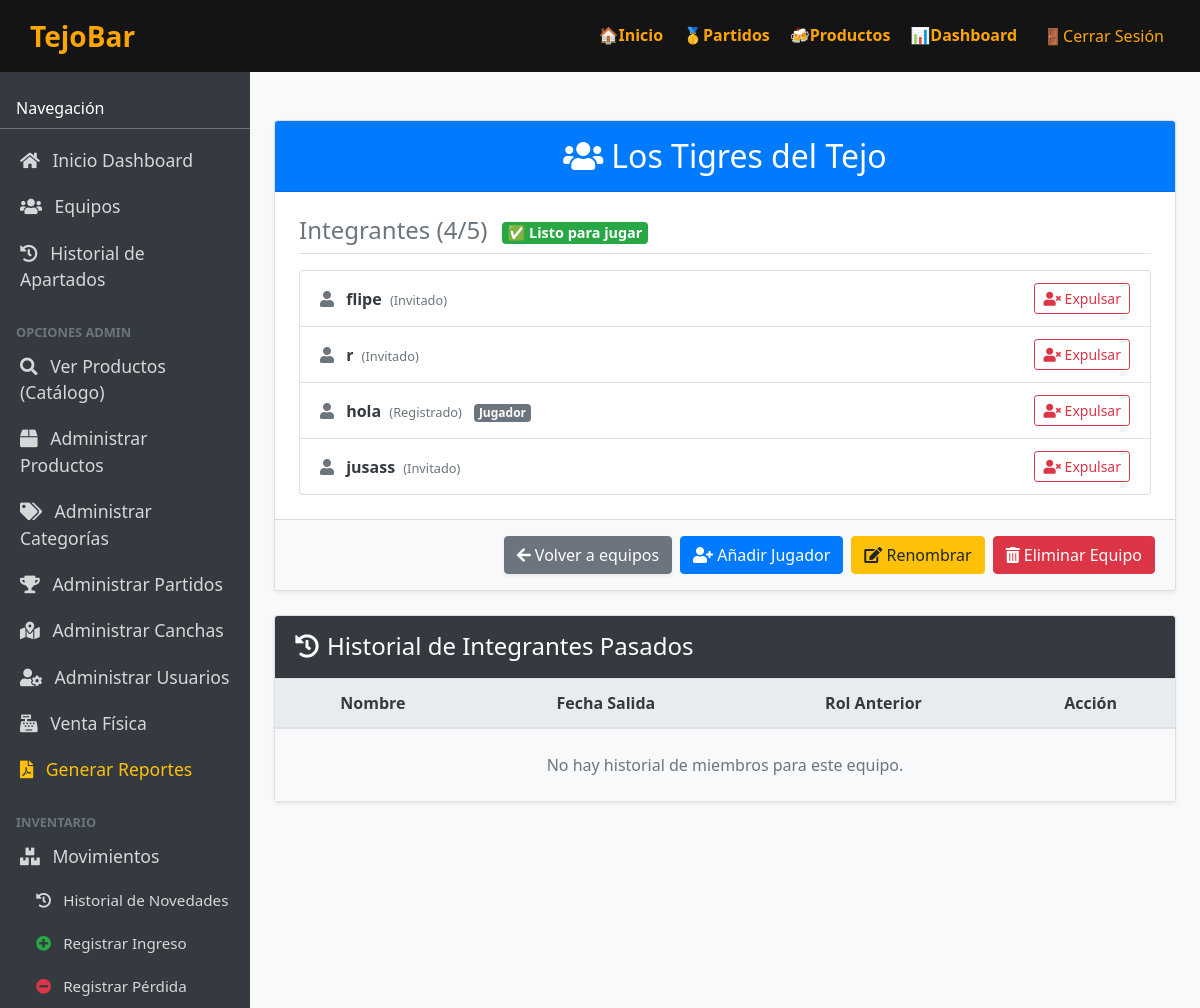
Screenshot of /equipos/2/ (signed in) with the database file from the repository.
### tejobar_app/models.py (models this page shows, shortened)
class Equipo(models.Model):
    nombre_equipo = models.CharField(max_length=100, unique=True)
    @property
    def num_jugadores(self):
        return self.equipo_jugadores.count()
    @property
    def is_completo(self):
        return 3 <= self.num_jugadores <= 5

class JugadorEquipo(models.Model):
    TIPO_REGISTRADO = 'registrado'
    TIPO_INVITADO = 'invitado'
    TIPO_CHOICES = [
        (TIPO_REGISTRADO, 'Registrado'),
        (TIPO_INVITADO, 'Invitado'),
    ]
    jugador = models.ForeignKey(
        Jugador, on_delete=models.CASCADE, related_name="jugador_equipos", null=True, blank=True
    )
    equipo = models.ForeignKey(
        Equipo, on_delete=models.CASCADE, related_name="equipo_jugadores"
    )
    es_capitan = models.BooleanField(default=False)
    tipo_usuario = models.CharField(max_length=20, choices=TIPO_CHOICES, default=TIPO_REGISTRADO)
    nombre_invitado = models.CharField(max_length=100, blank=True, null=True)
    telefono_invitado = models.CharField(max_length=20, blank=True, null=True)
    correo_invitado = models.EmailField(blank=True, null=True)
    def get_nombre(self):
        if self.tipo_usuario == self.TIPO_REGISTRADO and self.jugador:
            return self.jugador.persona.nombre
        return self.nombre_invitado or "Jugador Invitado Desconocido"

class Jugador(models.Model):
    persona = models.OneToOneField(
        Persona,
        primary_key=True,
        on_delete=models.CASCADE,
        related_name="jugador",
    )
    estado = models.BooleanField(default=True)
    rut = models.CharField(max_length=50, blank=True, null=True)
    def __str__(self) -> str:
        return f"{self.persona.nombre} ({'Activo' if self.estado else 'Inactivo'})"

class Persona(models.Model):
    ROL_JUGADOR = "jugador"
    ROL_CAPITAN = "capitan"
    ROL_ADMIN = "admin"
    ROL_CHOICES = [
        (ROL_JUGADOR, "Jugador"),
        (ROL_CAPITAN, "Capitán"),
        (ROL_ADMIN, "Admin"),
    ]
    user = models.OneToOneField(
        User, on_delete=models.CASCADE, related_name="persona", null=True, blank=True
    )
    nombre = models.CharField(
        max_length=25,
        validators=[
            MinLengthValidator(2, message="El nombre debe tener al menos 2 caracteres."),
            RegexValidator(
                regex=r'^[a-zA-ZáéíóúÁÉÍÓÚüÜñÑ\s]+$',
                message="El nombre solo puede contener letras y espacios."
            )
        ]
    )
    correo = models.EmailField(unique=True)
    numero = models.CharField(max_length=20)
    rol = models.CharField(max_length=10, choices=ROL_CHOICES, default=ROL_JUGADOR)

### tejobar_app/views.py (the view, shortened to what this page needs)
# urls.py: path("equipos/<int:pk>/", views.equipo_detail, name="equipos_show"),
@login_required
def equipo_detail(request: HttpRequest, pk: int) -> HttpResponse:
    equipo = get_object_or_404(Equipo, pk=pk)
    persona = getattr(request.user, "persona", None)
    if not persona:
        messages.error(request, "Perfil no válido.")
        return redirect("tejobar_app:home")
    es_miembro = False
    es_capitan = False
    puede_unirse = False
    jugadores_equipo = equipo.equipo_jugadores.select_related("jugador__persona").all()
    from .models import HistorialEquipo
    miembros_actuales_ids = jugadores_equipo.filter(jugador__isnull=False).values_list('jugador_id', flat=True)
    historial_pasado = HistorialEquipo.objects.filter(
        equipo=equipo,
        fecha_salida__isnull=False
    ).exclude(
        jugador_id__in=miembros_actuales_ids
    ).select_related('jugador__persona').order_by('-fecha_salida')
    context = {
        "equipo": equipo,
        "jugadores_equipo": jugadores_equipo,
        "historial_pasado": historial_pasado,
        "es_miembro": es_miembro,
        "es_capitan": es_capitan,
        "es_admin": persona.rol == Persona.ROL_ADMIN,
        "puede_unirse": puede_unirse,
        "add_member_form": JugadorEquipoForm(equipo=equipo) if (es_capitan or persona.rol == Persona.ROL_ADMIN) else None,
    }
    return render(request, "equipos/show.html", context)

### templates/equipos/show.html (shortened to what this page needs)
{% extends "dashboard/base.html" %}
{% block content %}
<div class="card mt-4 shadow-sm">
    <div class="card-header bg-primary text-white py-3">
        <h2 class="mb-0 text-center"><i class="fas fa-users mr-2"></i>{{ equipo.nombre_equipo }}</h2>
    </div>
    <div class="card-body p-4">
        <h4 class="mb-3 text-secondary border-bottom pb-2">
            Integrantes ({{ equipo.num_jugadores }}/5)
            {% if equipo.is_completo %}
                <span class="badge badge-success ml-2" style="font-size: 0.6em; vertical-align: middle;">✅ Listo para jugar</span>
            {% elif equipo.is_excedido %}
                <span class="badge badge-danger ml-2" style="font-size: 0.6em; vertical-align: middle;">⚠ Excedido</span>
            {% else %}
                <span class="badge badge-warning text-dark ml-2" style="font-size: 0.6em; vertical-align: middle;">⚠ Incompleto (Min. 3)</span>
            {% endif %}
        </h4>
        <div class="list-group mb-0">
            {% for miembro in jugadores_equipo %}
                <div class="list-group-item d-flex justify-content-between align-items-center">
                    <div>
                        <i class="fas fa-user text-muted mr-2"></i>
                        <span class="font-weight-bold">{{ miembro.get_nombre }}</span>
                        <span class="text-muted small ml-1">({{ miembro.get_tipo_usuario_display }})</span>
                        {% if miembro.es_capitan %}
                            <span class="badge badge-warning text-dark ml-2"><i class="fas fa-crown mr-1"></i> Capitán</span>
                        {% elif miembro.tipo_usuario == 'registrado' %}
                            <span class="badge badge-secondary ml-2">Jugador</span>
                        {% endif %}
                    </div>
                    {% if es_capitan or es_admin %}
                        {% if not miembro.es_capitan %}
                            <form method="post" action="{% url 'tejobar_app:equipos_remove_member' equipo.pk miembro.pk %}" class="m-0" onsubmit="return confirm('¿Seguro de expulsar a este jugador?');">
                                <button type="submit" class="btn btn-sm btn-outline-danger">
                                    <i class="fas fa-user-times"></i> Expulsar
                                </button>
                            </form>
                        {% endif %}
                    {% endif %}
                </div>
            {% empty %}
                <div class="list-group-item text-center text-muted">No hay jugadores en este equipo.</div>
            {% endfor %}
        </div>
    </div>
    <div class="card-footer bg-light d-flex justify-content-end align-items-center py-3">
        <a href="{% url 'tejobar_app:equipos_index' %}" class="btn btn-secondary mr-2 shadow-sm">
            <i class="fas fa-arrow-left"></i> Volver a equipos
        </a>
        {% if add_member_form %}
            <button type="button" class="btn btn-primary mr-2" data-toggle="modal" data-target="#addMemberModal">
                <i class="fas fa-user-plus"></i> Añadir Jugador
            </button>
        {% endif %}
        {% if request.user.persona.rol == 'admin' or es_capitan %}
            <a href="{% url 'tejobar_app:equipos_update' equipo.pk %}" class="btn btn-warning mr-2">
                <i class="fas fa-edit"></i> Renombrar
            </a>
            <form method="post" action="{% url 'tejobar_app:equipos_delete' equipo.pk %}" class="m-0" onsubmit="return confirm('¿Estás seguro de que deseas eliminar este equipo? Todos los jugadores quedarán sin equipo.');">
                <button type="submit" class="btn btn-danger">
                    <i class="fas fa-trash-alt"></i> Eliminar Equipo
                </button>
            </form>
        {% endif %}
    </div>
</div>
{% if es_capitan or es_admin %}
<div class="card mt-4 shadow-sm">
    <div class="card-header bg-dark text-white py-3">
        <h4 class="mb-0"><i class="fas fa-history mr-2"></i>Historial de Integrantes Pasados</h4>
    </div>
    <div class="card-body p-0">
        <div class="table-responsive">
            <table class="table table-hover table-striped mb-0 text-center align-middle bg-white text-dark">
                <thead class="thead-light">
                    <tr>
                        <th class="text-dark">Nombre</th>
                        <th class="text-dark">Fecha Salida</th>
                        <th class="text-dark">Rol Anterior</th>
                        <th class="text-dark">Acción</th>
                    </tr>
                </thead>
                <tbody>
                    {% for registro in historial_pasado %}
                    <tr>
                        <td class="font-weight-bold text-dark">{{ registro.jugador.persona.nombre }}</td>
                        <td class="text-dark">{{ registro.fecha_salida|date:"d/m/Y" }}</td>
                        <td>
                            {% if registro.fue_capitan %}
                                <span class="badge badge-warning text-dark">Capitán</span>
                            {% else %}
                                <span class="badge badge-info text-dark">Jugador</span>
                            {% endif %}
                        </td>
                        <td>
                            {% if equipo.num_jugadores < 5 %}
                                <form method="post" action="{% url 'tejobar_app:equipos_reinvite_member' equipo.pk registro.jugador.persona.pk %}" class="m-0">
                                    {% csrf_token %}
                                    <button type="submit" class="btn btn-sm btn-success shadow-sm">
                                        <i class="fas fa-plus"></i> Invitar de nuevo
                                    </button>
                                </form>
                            {% else %}
                                <span class="text-muted small">Equipo lleno</span>
                            {% endif %}
                        </td>
                    </tr>
                    {% empty %}
                    <tr>
                        <td colspan="4" class="text-center py-4 text-muted bg-light">No hay historial de miembros para este equipo.</td>
                    </tr>
                    {% endfor %}
                </tbody>
            </table>
        </div>
    </div>
</div>
{% endif %}
{% endblock %}

### static/css/productos.css (style rules this page uses)
body { margin: 0; font-family: 'Segoe UI', sans-serif; background-color: #141414; color: #ffffff; transition: 1.5s; }

### templates/dashboard/base.html (style rules this page uses)
body, html { height: 100%; margin: 0; overflow-x: hidden; }

### rows the page displays
Equipo: nombre_equipo "Los Tigres del Tejo", num_jugadores "4"
JugadorEquipo: get_nombre "flipe", tipo_usuario "Invitado", es_capitan False (drawn)
JugadorEquipo: get_nombre "r", tipo_usuario "Invitado", es_capitan False (drawn)
JugadorEquipo: get_nombre "hola", tipo_usuario "Registrado", es_capitan "Jugador"
JugadorEquipo: get_nombre "jusass", tipo_usuario "Invitado", es_capitan False (drawn)
